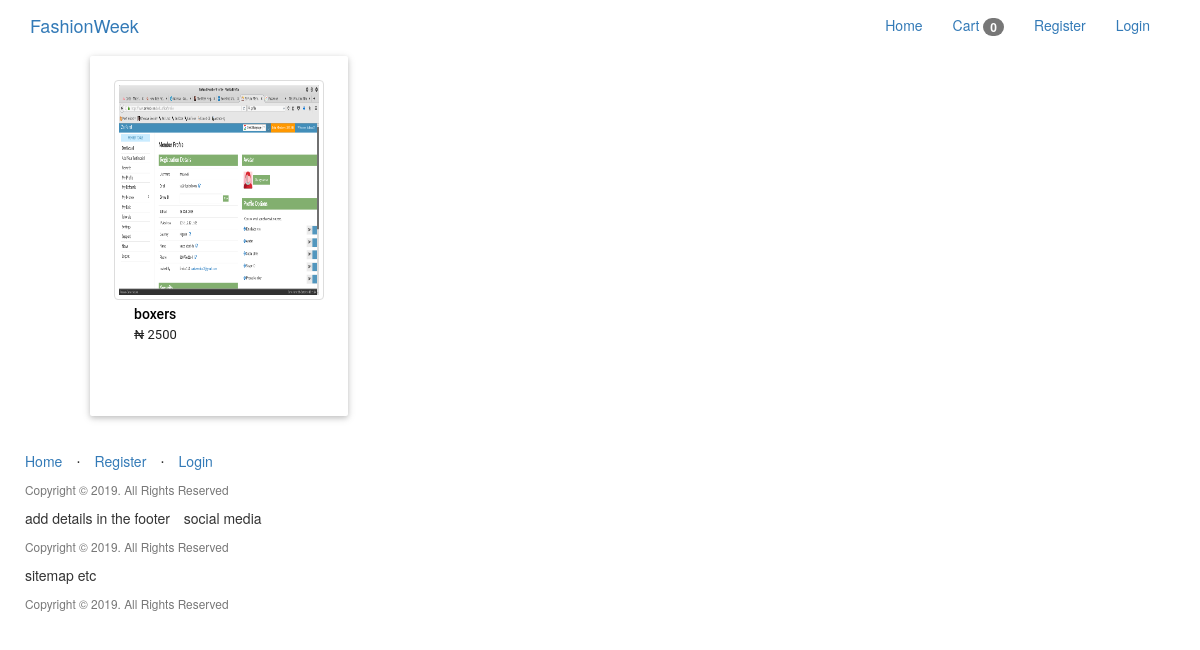
/1/, run on the app's committed database.
### app/models.py (models this page shows, shortened)
class Products(db.Model):
	__tablename__ = 'product'
	id = db.Column(db.Integer, primary_key=True)
	product_name = db.Column(db.String(100), index=True)
	product_price = db.Column(db.Integer, index=True)
	product_image = db.Column(db.String(120),index=True)
	product_description = db.Column(db.String(200), index=True)
	product_stock = db.Column(db.Integer, index = True)
	categories_id = db.Column(db.Integer, db.ForeignKey('categories.id'))
	variation = db.relationship('ProductVariations', backref='product_variation')
	'''
		foreign key for product.id
		test this weda its one order several products or several orders, serveral products
		using many to many for now
		#many many rel with order
	'''
	order = db.relationship("Order", secondary = association_table)

### app/home/routes.py (the view)
@home.route('/<int:id>/')
def shop_by_category(id):
	category = Categories.query.get_or_404(id)
	product = Products.query.get(id)
	counter = Kart.query.filter_by(product_id =Kart.product_id).count()
	return render_template("home/shop_by_category.html", category = category,
	product = product, title = "Category: "+ category.category_name,counter=counter)

### app/templates/home/shop_by_category.html (shortened to what this page needs)
{% extends "base.html" %}
{% block body %}
{% if category %}
{% if category.product %}
<div class="row">
        {% for product_list in category.product %}
	<a href="{{ url_for('home.product_details', id = product.id ) }}">
        <div class="col l4 s12 m6" style="width: 25.33333%" >
			<div class="card-panel hoverable" style="height:360px; background-color:#FFFFFF;">
                <div class="card-image" style="margin-left:auto;margin-right: auto;">
                        <div class="thumbnail" style="height:220px;margin-bottom: 0px;">
                            <img class="responsive-img" src="{{ product_list.product_image }}" style="height:100%;">
                        </div>
                        <h6 class="title">
                            <span class="product-name">
                                {{ product_list.product_name }}
                            </span>
                        </h6>
                        <div class="price-container clearfix">
                            <span class="price-box" style="margin-bottom:0px;white-space:normal;">
                                <span class="price">
                                    <span>₦</span>
                                    <span>{{ product_list.product_price }}</span>
                                </span>
                            </span>
                        </div>
				</div>
			</div>
		</div>
	</a>
		{% endfor %}
</div>
{% endif %}
    {% endif %}
{% endblock %}

### app/static/css/st.css (style rules this page uses)
img.responsive-img, video.responsive-video { max-width: 100%; height: auto; }
.card-panel { -webkit-transition:-webkit-box-shadow .25s; transition:-webkit-box-shadow .25s; transition:box-shadow .25s; transition:box-shadow .25s, -webkit-box-shadow .25s;padding:24px; margin:.5rem 0 1rem 0; border-radius:2px;background-color:#fff; box-shadow: 0 2px 5px 0 rgba(0,0,0,0.16),0 2px 10px 0 rgba(0,0,0,0.12); }
.hoverable { -webkit-transition:-webkit-box-shadow .25s; transition:-webskit-box-shadow .25s; transition:box-shadow .25s; transition:box-shadow .25s, -webkit-box-shadow .25s }

### app/templates/home/shop_by_category.html (style rules this page uses)
.title { margin: 0; padding: 0; margin-left: 20px; margin-top: 6px; }
.product-name { font-family: Roboto,Helvetica,Arial,sans-serif; font-weight: 500; font-size: 14px; line-height: 17px; color: #000; margin: 3px 0 5px 0; text-align: left; white-space: normal; overflow: hidden; }
.price { margin-left: 20px; font-family: Roboto,Helvetica,Arial,sans-serif; font-weight: 400; font-size: 13px; line-height: 17px; color: #202020; display: inline-block; }

### data on the page
Products: product_image (picture), product_name "boxers", product_price "2500"
